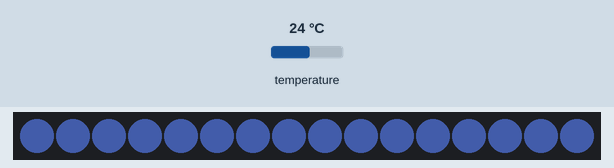
Recording of a sketch running on a simulated Arduino Uno, built with avr-gcc and run on an emulated ATmega328P. On the bench: 16 RGB LEDs in strip order, left to right. Inputs (shaded band) come from the test bench; at power-on: temperature 24 °C. Dim RGB values are drawn brighter than linear; what the sketch prints to the serial monitor is not drawn.

Above: at 2.3 s.
2.4 s: temperature set to 12 °C
At 3.1 s:
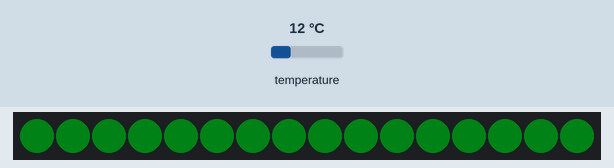
3.9 s: temperature set to 28 °C
At 5.1 s:
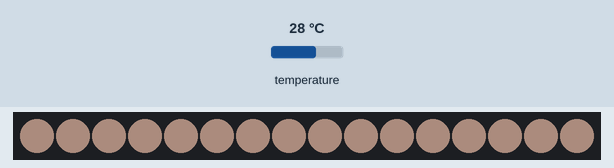
5.5 s: temperature set to 33 °C
At 6.8 s:
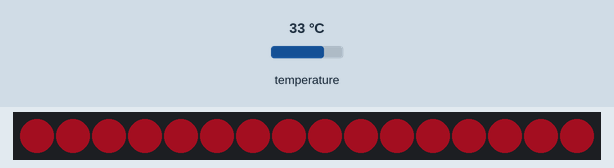
7.1 s: temperature set to 19 °C
At 7.7 s:
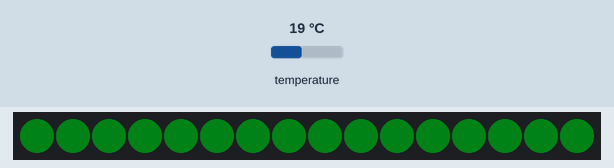
Timing chart, 0 to 9.8 s (numbered marks = the images above; inputs shaded):
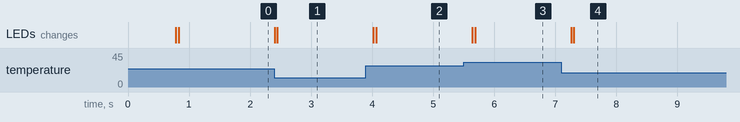

The sketch:

TemperatureAndLight.ino
```cpp
#include <OneWire.h>
#include <DallasTemperature.h>
#include <Adafruit_NeoPixel.h>


// Data wire is plugged into pin 2 on the Arduino
#define ONE_WIRE_BUS 10

//set up the pixel ring
#define PIN 9
int POTPIN = A1;

// Setup a oneWire instance to communicate with any OneWire devices (not just Maxim/Dallas temperature ICs)
OneWire oneWire(ONE_WIRE_BUS);

// Pass our oneWire reference to Dallas Temperature.
DallasTemperature sensors(&oneWire);


//Neopixel vars
Adafruit_NeoPixel strip = Adafruit_NeoPixel(16, PIN, NEO_GRB + NEO_KHZ800);
uint32_t colorMap[255];
double tempMin = 23.0;
double tempMax = 31.0;


void setup(void)
{
  // start serial port
  Serial.begin(9600);
  strip.begin();
  strip.setBrightness(50);
  strip.show(); // Initialize all pixels to 'off'
  pinMode(PIN,OUTPUT);
  setUpColorMap();
  // Start up the library
  sensors.begin(); // IC Default 9 bit. If you have troubles consider upping it 12. Ups the delay giving the IC more time to process the temperature measurement
}


void loop(void)
{
  // call sensors.requestTemperatures() to issue a global temperature
  // request to all devices on the bus
  sensors.requestTemperatures(); // Send the command to get temperatures
  double temp = sensors.getTempCByIndex(0);// Why "byIndex"? You can have more than one IC on the same bus. 0 refers to the first IC on the wire
  Serial.print(temp);
  Serial.print('\n');
  tempToColour(temp);
}

void tempToColour(double temp)
{
    if (temp <= tempMin)
    {
      temp = tempMin;
    }
    if (temp>= tempMax)
    {
      temp = tempMax;
    }

    //val = map(val, 0, 1023, 0, 255);
    int colourInt = mapDouble(temp, tempMin, tempMax, 0, 255);
    Serial.print(colourInt);
    colorWipe(colorMap[colourInt-1]);
}


// Fill the dots one after the other with a color
void colorWipe(uint32_t c) {
  for(uint16_t i=0; i<strip.numPixels(); i++) {
      strip.setPixelColor(i, c);
      strip.show();
      delay(2);
  }
}


void setUpColorMap()
{
//colorMap[0] = strip.Color(59,76,192);
colorMap[0] = strip.Color(60,78,194);
colorMap[1] = strip.Color(60,78,194);
colorMap[2] = strip.Color(61,80,195);
colorMap[3] = strip.Color(62,81,197);
colorMap[4] = strip.Color(63,83,198);
colorMap[5] = strip.Color(64,85,200);
colorMap[6] = strip.Color(66,87,201);
colorMap[7] = strip.Color(67,88,203);
colorMap[8] = strip.Color(68,90,204);
colorMap[9] = strip.Color(69,92,206);
colorMap[10] = strip.Color(70,93,207);
colorMap[11] = strip.Color(71,95,209);
colorMap[12] = strip.Color(73,97,210);
colorMap[13] = strip.Color(74,99,211);
colorMap[14] = strip.Color(75,100,213);
colorMap[15] = strip.Color(76,102,214);
colorMap[16] = strip.Color(77,104,215);
colorMap[17] = strip.Color(79,105,217);
colorMap[18] = strip.Color(80,107,218);
colorMap[19] = strip.Color(81,109,219);
colorMap[20] = strip.Color(82,110,221);
colorMap[21] = strip.Color(84,112,222);
colorMap[22] = strip.Color(85,114,223);
colorMap[23] = strip.Color(86,115,224);
colorMap[24] = strip.Color(87,117,225);
colorMap[25] = strip.Color(89,119,226);
colorMap[26] = strip.Color(90,120,228);
colorMap[27] = strip.Color(91,122,229);
colorMap[28] = strip.Color(93,123,230);
colorMap[29] = strip.Color(94,125,231);
colorMap[30] = strip.Color(95,127,232);
colorMap[31] = strip.Color(96,128,233);
colorMap[32] = strip.Color(98,130,234);
colorMap[33] = strip.Color(99,131,235);
colorMap[34] = strip.Color(100,133,236);
colorMap[35] = strip.Color(102,135,237);
colorMap[36] = strip.Color(103,136,238);
colorMap[37] = strip.Color(104,138,239);
colorMap[38] = strip.Color(106,139,239);
colorMap[39] = strip.Color(107,141,240);
colorMap[40] = strip.Color(108,142,241);
colorMap[41] = strip.Color(110,144,242);
colorMap[42] = strip.Color(111,145,243);
colorMap[43] = strip.Color(112,147,243);
colorMap[44] = strip.Color(114,148,244);
colorMap[45] = strip.Color(115,150,245);
colorMap[46] = strip.Color(116,151,246);
colorMap[47] = strip.Color(118,153,246);
colorMap[48] = strip.Color(119,154,247);
colorMap[49] = strip.Color(120,156,247);
colorMap[50] = strip.Color(122,157,248);
colorMap[51] = strip.Color(123,158,249);
colorMap[52] = strip.Color(124,160,249);
colorMap[53] = strip.Color(126,161,250);
colorMap[54] = strip.Color(127,163,250);
colorMap[55] = strip.Color(129,164,251);
colorMap[56] = strip.Color(130,165,251);
colorMap[57] = strip.Color(131,167,252);
colorMap[58] = strip.Color(133,168,252);
colorMap[59] = strip.Color(134,169,252);
colorMap[60] = strip.Color(135,171,253);
colorMap[61] = strip.Color(137,172,253);
colorMap[62] = strip.Color(138,173,253);
colorMap[63] = strip.Color(140,174,254);
colorMap[64] = strip.Color(141,176,254);
colorMap[65] = strip.Color(142,177,254);
colorMap[66] = strip.Color(144,178,254);
colorMap[67] = strip.Color(145,179,254);
colorMap[68] = strip.Color(147,181,255);
colorMap[69] = strip.Color(148,182,255);
colorMap[70] = strip.Color(149,183,255);
colorMap[71] = strip.Color(151,184,255);
colorMap[72] = strip.Color(152,185,255);
colorMap[73] = strip.Color(153,186,255);
colorMap[74] = strip.Color(155,187,255);
colorMap[75] = strip.Color(156,188,255);
colorMap[76] = strip.Color(158,190,255);
colorMap[77] = strip.Color(159,191,255);
colorMap[78] = strip.Color(160,192,255);
colorMap[79] = strip.Color(162,193,255);
colorMap[80] = strip.Color(163,194,255);
colorMap[81] = strip.Color(164,195,254);
colorMap[82] = strip.Color(166,196,254);
colorMap[83] = strip.Color(167,197,254);
colorMap[84] = strip.Color(168,198,254);
colorMap[85] = strip.Color(170,199,253);
colorMap[86] = strip.Color(171,199,253);
colorMap[87] = strip.Color(172,200,253);
colorMap[88] = strip.Color(174,201,253);
colorMap[89] = strip.Color(175,202,252);
colorMap[90] = strip.Color(176,203,252);
colorMap[91] = strip.Color(178,204,251);
colorMap[92] = strip.Color(179,205,251);
colorMap[93] = strip.Color(180,205,251);
colorMap[94] = strip.Color(182,206,250);
colorMap[95] = strip.Color(183,207,250);
colorMap[96] = strip.Color(184,208,249);
colorMap[97] = strip.Color(185,208,248);
colorMap[98] = strip.Color(187,209,248);
colorMap[99] = strip.Color(188,210,247);
colorMap[100] = strip.Color(189,210,247);
colorMap[101] = strip.Color(190,211,246);
colorMap[102] = strip.Color(192,212,245);
colorMap[103] = strip.Color(193,212,245);
colorMap[104] = strip.Color(194,213,244);
colorMap[105] = strip.Color(195,213,243);
colorMap[106] = strip.Color(197,214,243);
colorMap[107] = strip.Color(198,214,242);
colorMap[108] = strip.Color(199,215,241);
colorMap[109] = strip.Color(200,215,240);
colorMap[110] = strip.Color(201,216,239);
colorMap[111] = strip.Color(203,216,238);
colorMap[112] = strip.Color(204,217,238);
colorMap[113] = strip.Color(205,217,237);
colorMap[114] = strip.Color(206,217,236);
colorMap[115] = strip.Color(207,218,235);
colorMap[116] = strip.Color(208,218,234);
colorMap[117] = strip.Color(209,219,233);
colorMap[118] = strip.Color(210,219,232);
colorMap[119] = strip.Color(211,219,231);
colorMap[120] = strip.Color(213,219,230);
colorMap[121] = strip.Color(214,220,229);
colorMap[122] = strip.Color(215,220,228);
colorMap[123] = strip.Color(216,220,227);
colorMap[124] = strip.Color(217,220,225);
colorMap[125] = strip.Color(218,220,224);
colorMap[126] = strip.Color(219,220,223);
colorMap[127] = strip.Color(220,221,222);
colorMap[128] = strip.Color(221,221,221);
colorMap[129] = strip.Color(222,220,219);
colorMap[130] = strip.Color(223,220,218);
colorMap[131] = strip.Color(224,219,216);
colorMap[132] = strip.Color(225,219,215);
colorMap[133] = strip.Color(226,218,214);
colorMap[134] = strip.Color(227,218,212);
colorMap[135] = strip.Color(228,217,211);
colorMap[136] = strip.Color(229,216,209);
colorMap[137] = strip.Color(230,216,208);
colorMap[138] = strip.Color(231,215,206);
colorMap[139] = strip.Color(232,215,205);
colorMap[140] = strip.Color(232,214,203);
colorMap[141] = strip.Color(233,213,202);
colorMap[142] = strip.Color(234,212,200);
colorMap[143] = strip.Color(235,212,199);
colorMap[144] = strip.Color(236,211,197);
colorMap[145] = strip.Color(236,210,196);
colorMap[146] = strip.Color(237,209,194);
colorMap[147] = strip.Color(238,209,193);
colorMap[148] = strip.Color(238,208,191);
colorMap[149] = strip.Color(239,207,190);
colorMap[150] = strip.Color(240,206,188);
colorMap[151] = strip.Color(240,205,187);
colorMap[152] = strip.Color(241,204,185);
colorMap[153] = strip.Color(241,203,184);
colorMap[154] = strip.Color(242,202,182);
colorMap[155] = strip.Color(242,201,181);
colorMap[156] = strip.Color(243,200,179);
colorMap[157] = strip.Color(243,199,178);
colorMap[158] = strip.Color(244,198,176);
colorMap[159] = strip.Color(244,197,174);
colorMap[160] = strip.Color(245,196,173);
colorMap[161] = strip.Color(245,195,171);
colorMap[162] = strip.Color(245,194,170);
colorMap[163] = strip.Color(245,193,168);
colorMap[164] = strip.Color(246,192,167);
colorMap[165] = strip.Color(246,191,165);
colorMap[166] = strip.Color(246,190,163);
colorMap[167] = strip.Color(246,188,162);
colorMap[168] = strip.Color(247,187,160);
colorMap[169] = strip.Color(247,186,159);
colorMap[170] = strip.Color(247,185,157);
colorMap[171] = strip.Color(247,184,156);
colorMap[172] = strip.Color(247,182,154);
colorMap[173] = strip.Color(247,181,152);
colorMap[174] = strip.Color(247,180,151);
colorMap[175] = strip.Color(247,178,149);
colorMap[176] = strip.Color(247,177,148);
colorMap[177] = strip.Color(247,176,146);
colorMap[178] = strip.Color(247,174,145);
colorMap[179] = strip.Color(247,173,143);
colorMap[180] = strip.Color(247,172,141);
colorMap[181] = strip.Color(247,170,140);
colorMap[182] = strip.Color(247,169,138);
colorMap[183] = strip.Color(247,167,137);
colorMap[184] = strip.Color(247,166,135);
colorMap[185] = strip.Color(246,164,134);
colorMap[186] = strip.Color(246,163,132);
colorMap[187] = strip.Color(246,161,131);
colorMap[188] = strip.Color(246,160,129);
colorMap[189] = strip.Color(245,158,127);
colorMap[190] = strip.Color(245,157,126);
colorMap[191] = strip.Color(245,155,124);
colorMap[192] = strip.Color(244,154,123);
colorMap[193] = strip.Color(244,152,121);
colorMap[194] = strip.Color(244,151,120);
colorMap[195] = strip.Color(243,149,118);
colorMap[196] = strip.Color(243,147,117);
colorMap[197] = strip.Color(242,146,115);
colorMap[198] = strip.Color(242,144,114);
colorMap[199] = strip.Color(241,142,112);
colorMap[200] = strip.Color(241,141,111);
colorMap[201] = strip.Color(240,139,109);
colorMap[202] = strip.Color(240,137,108);
colorMap[203] = strip.Color(239,136,106);
colorMap[204] = strip.Color(238,134,105);
colorMap[205] = strip.Color(238,132,103);
colorMap[206] = strip.Color(237,130,102);
colorMap[207] = strip.Color(236,129,100);
colorMap[208] = strip.Color(236,127,99);
colorMap[209] = strip.Color(235,125,97);
colorMap[210] = strip.Color(234,123,96);
colorMap[211] = strip.Color(233,121,95);
colorMap[212] = strip.Color(233,120,93);
colorMap[213] = strip.Color(232,118,92);
colorMap[214] = strip.Color(231,116,90);
colorMap[215] = strip.Color(230,114,89);
colorMap[216] = strip.Color(229,112,88);
colorMap[217] = strip.Color(228,110,86);
colorMap[218] = strip.Color(227,108,85);
colorMap[219] = strip.Color(227,106,83);
colorMap[220] = strip.Color(226,104,82);
colorMap[221] = strip.Color(225,102,81);
colorMap[222] = strip.Color(224,100,79);
colorMap[223] = strip.Color(223,98,78);
colorMap[224] = strip.Color(222,96,77);
colorMap[225] = strip.Color(221,94,75);
colorMap[226] = strip.Color(220,92,74);
colorMap[227] = strip.Color(218,90,73);
colorMap[228] = strip.Color(217,88,71);
colorMap[229] = strip.Color(216,86,70);
colorMap[230] = strip.Color(215,84,69);
colorMap[231] = strip.Color(214,82,67);
colorMap[232] = strip.Color(213,80,66);
colorMap[233] = strip.Color(212,78,65);
colorMap[234] = strip.Color(210,75,64);
colorMap[235] = strip.Color(209,73,62);
colorMap[236] = strip.Color(208,71,61);
colorMap[237] = strip.Color(207,69,60);
colorMap[238] = strip.Color(205,66,59);
colorMap[239] = strip.Color(204,64,57);
colorMap[240] = strip.Color(203,62,56);
colorMap[241] = strip.Color(202,59,55);
colorMap[242] = strip.Color(200,57,54);
colorMap[243] = strip.Color(199,54,53);
colorMap[244] = strip.Color(198,51,52);
colorMap[245] = strip.Color(196,49,50);
colorMap[246] = strip.Color(195,46,49);
colorMap[247] = strip.Color(193,43,48);
colorMap[248] = strip.Color(192,40,47);
colorMap[249] = strip.Color(190,37,46);
colorMap[250] = strip.Color(189,34,45);
colorMap[251] = strip.Color(188,30,44);
colorMap[252] = strip.Color(186,26,43);
colorMap[253] = strip.Color(185,22,41);
colorMap[254] = strip.Color(183,17,40);


}

int mapDouble(double x, double in_min, double in_max, double out_min, double out_max)
{
  return (x - in_min) * (out_max - out_min) / (in_max - in_min) + out_min;
}
```

Measured:
- after the input at 2.4 s, the LEDs: first change at once (image 1 shows a later state)
- after the input at 3.9 s, the LEDs: first change after 0.12 s (image 2 shows a later state)
- after the input at 5.5 s, the LEDs: first change after 0.14 s (image 3 shows a later state)
- after the input at 7.1 s, the LEDs: first change after 0.16 s (image 4 shows a later state)
